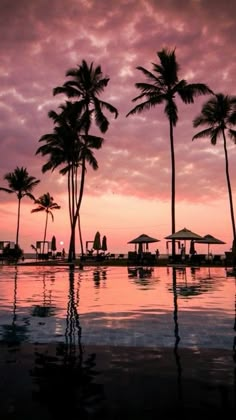
#> input picture images/foto.jpg, 236 x 420 px, found by its file name
$ python saltAndPepper.py
#> lines starting #> are read from the running program, lines starting #| are printed output that depends on the picture
import cv2
import os
import numpy as np
import matplotlib.pyplot as plt

os.makedirs('cache', exist_ok=True)

# Load image di grayscale
img = cv2.imread('images/foto.jpg', 0)
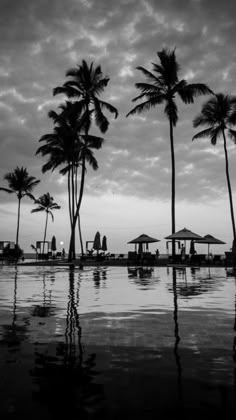
#> img: shape (420, 236); min 0, max 248, mean 96.7

# Tambah salt & pepper noise
noisy = img.copy()
prob = 0.05

# Salt
salt = np.random.rand(*img.shape) < prob/2
# Pepper
pepper = np.random.rand(*img.shape) < prob/2

noisy[salt] = 255
noisy[pepper] = 0
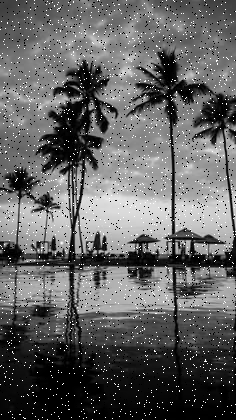
#> noisy: shape (420, 236); min 0, max 255, mean 98.1

# Restorasi (median filter)
restored = cv2.medianBlur(noisy, 3)
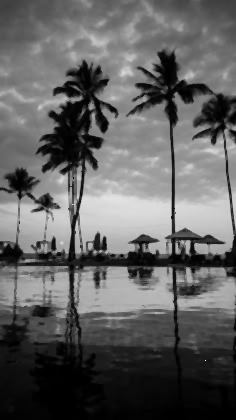
#> restored: shape (420, 236); min 0, max 255, mean 96.7
# 3x3 untuk median filter

# Simpan
cv2.imwrite('cache/sp_noisy.png', noisy)
cv2.imwrite('cache/sp_restored.png', restored)

# Tampil
plt.figure(figsize=(12,4))
plt.subplot(1,3,1); plt.title('Original'); plt.imshow(img, cmap='gray'); plt.axis('off')
plt.subplot(1,3,2); plt.title('Salt & Pepper'); plt.imshow(noisy, cmap='gray'); plt.axis('off')
plt.subplot(1,3,3); plt.title('Restored'); plt.imshow(restored, cmap='gray'); plt.axis('off')
plt.show()
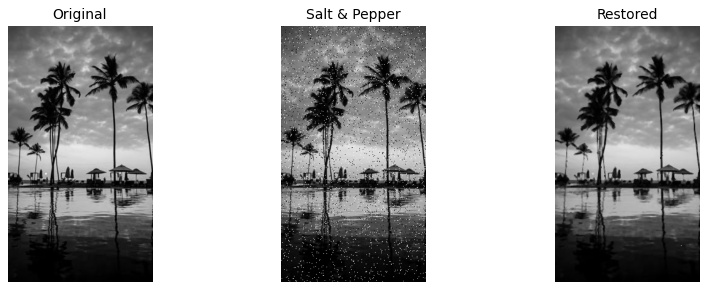
#> figure drawn by matplotlib, 3 panels
